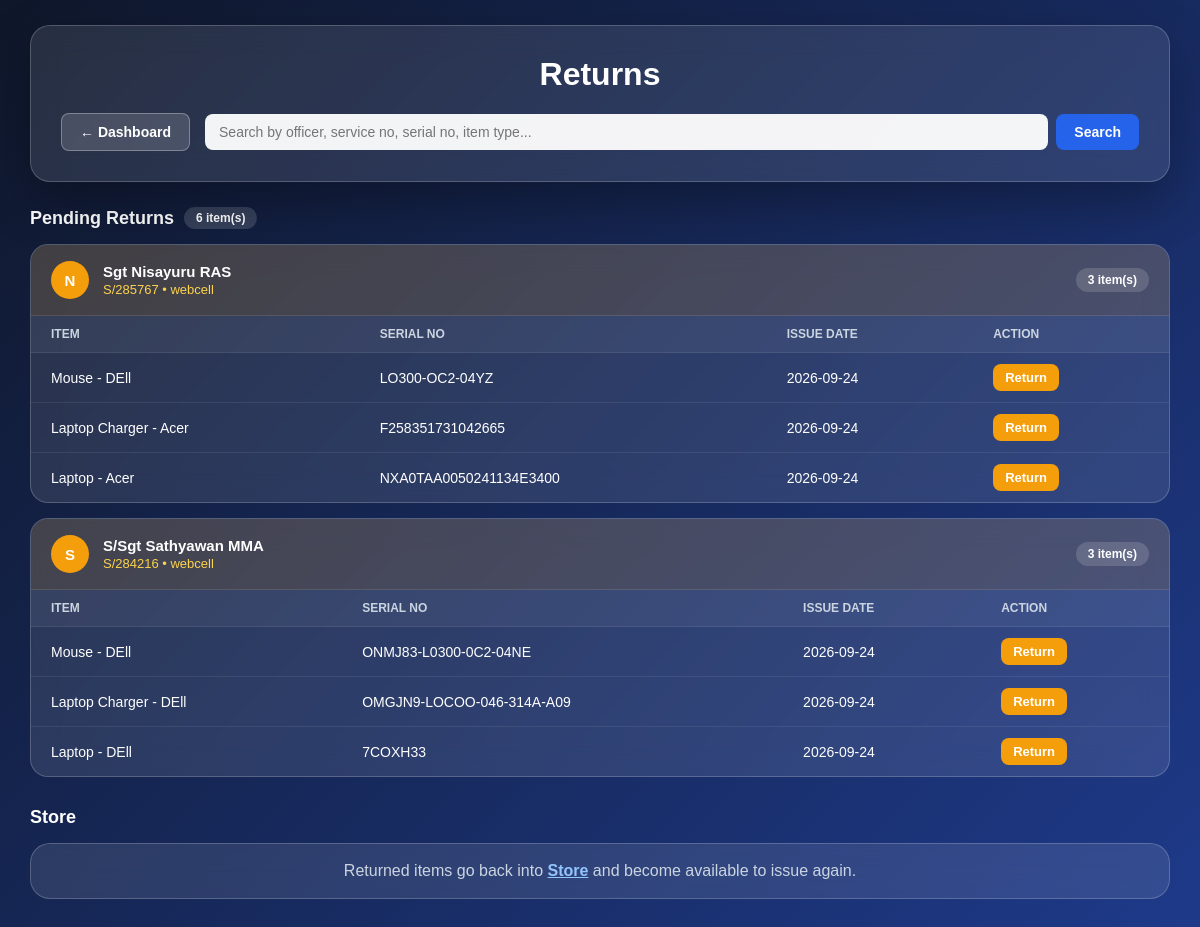
The app's page /returns.php (signed in) with its own data.
### tables this page shows
CREATE TABLE `issues` (
  `id` int(11) NOT NULL,
  `equipment_id` int(11) NOT NULL,
  `officer_id` int(11) NOT NULL,
  `issue_date` date NOT NULL,
  `return_date` date DEFAULT NULL,
  `status` enum('Issued','Returned') NOT NULL DEFAULT 'Issued',
  `notes` varchar(255) DEFAULT NULL,
  `created_at` timestamp NOT NULL DEFAULT current_timestamp()
);

CREATE TABLE `equipment` (
  `id` int(11) NOT NULL,
  `item_name` varchar(100) NOT NULL DEFAULT '',
  `asset_number` varchar(50) NOT NULL,
  `item_type` varchar(50) NOT NULL,
  `brand_model` varchar(100) NOT NULL,
  `status` enum('Available','Issued','Workshop') NOT NULL DEFAULT 'Available',
  `section_division` varchar(100) NOT NULL,
  `date_added` date NOT NULL,
  `created_at` timestamp NOT NULL DEFAULT current_timestamp()
);

### returns.php (the view, shortened to what this page needs)
<?php
require_once "db.php";
$search = trim($_GET['search'] ?? '');
$pendingSql = "SELECT i.*,
                      e.asset_number, e.item_type, e.brand_model,
                      o.service_number, o.rank, o.name AS officer_name, o.section_division
               FROM issues i
               JOIN equipment e ON i.equipment_id = e.id
               JOIN officers o ON i.officer_id = o.id
               WHERE i.status = 'Issued'";
$pendingParams = [];
$pendingSql .= " ORDER BY o.name ASC, i.id DESC";
$stmt = $pdo->prepare($pendingSql);
$stmt->execute($pendingParams);
$pendingRows = $stmt->fetchAll(PDO::FETCH_ASSOC);
$pendingGrouped = [];
foreach ($pendingRows as $r) {
    $oid = $r['officer_id'];
    if (!isset($pendingGrouped[$oid])) {
        $pendingGrouped[$oid] = [
            'officer_name'     => $r['officer_name'],
            'rank'             => $r['rank'],
            'service_number'   => $r['service_number'],
            'section_division' => $r['section_division'],
            'items'            => [],
        ];
    }
    $pendingGrouped[$oid]['items'][] = $r;
}
$totalPending = count($pendingRows);
?>
<!DOCTYPE html>
<html lang="en">
<head>
</head>
<body>
    <div class="container">
        <div class="top-panel">
            <h1>Returns</h1>
            <div class="top-bar">
                <a href="dashboard.php" class="btn btn-back">&larr; Dashboard</a>
                <form class="search-form" method="GET" action="">
                    <input type="text" name="search" placeholder="Search by officer, service no, serial no, item type..." value="<?php echo htmlspecialchars($search); ?>">
                    <button type="submit" class="btn btn-primary">Search</button>
                </form>
            </div>
        </div>
        <div class="section-heading">
            <h2>Pending Returns</h2>
            <span class="count-pill"><?php echo $totalPending; ?> item(s)</span>
        </div>
        <?php if (count($pendingGrouped) === 0): ?>
            <div class="empty">No equipment is currently out for return.</div>
        <?php else: ?>
            <?php foreach ($pendingGrouped as $officer_id => $g): ?>
            <div class="officer-group">
                <div class="officer-header">
                    <div class="officer-avatar"><?php echo strtoupper(substr($g['officer_name'], 0, 1)); ?></div>
                    <div class="officer-header-text">
                        <strong><?php echo htmlspecialchars($g['rank'] . ' ' . $g['officer_name']); ?></strong>
                        <span><?php echo htmlspecialchars($g['service_number'] . ' • ' . $g['section_division']); ?></span>
                    </div>
                    <div class="item-count-pill"><?php echo count($g['items']); ?> item(s)</div>
                </div>
                <table>
                    <thead>
                        <tr>
                            <th>Item</th>
                            <th>Serial No</th>
                            <th>Issue Date</th>
                            <th>Action</th>
                        </tr>
                    </thead>
                    <tbody>
                        <?php foreach ($g['items'] as $r): ?>
                        <tr>
                            <td data-label="Item"><?php echo htmlspecialchars($r['item_type'] . ' - ' . $r['brand_model']); ?></td>
                            <td data-label="Serial No"><?php echo htmlspecialchars($r['asset_number']); ?></td>
                            <td data-label="Issue Date"><?php echo htmlspecialchars($r['issue_date']); ?></td>
                            <td data-label="Action">
                                <a href="return_equipment.php?id=<?php echo $r['id']; ?>&from=returns.php" class="btn btn-return" onclick="return confirm('Mark this item as returned?');">Return</a>
                            </td>
                        </tr>
                        <?php endforeach; ?>
                    </tbody>
                </table>
            </div>
            <?php endforeach; ?>
        <?php endif; ?>
        <div class="section-heading" style="margin-top: 30px;">
            <h2>Store</h2>
        </div>
        <div class="empty" style="padding: 18px;">
            Returned items go back into <a href="store.php" style="color:#93c5fd; font-weight:bold;">Store</a> and become available to issue again.
        </div>
    </div>
</body>
</html>

### returns.php (style rules this page uses)
* { margin: 0; padding: 0; box-sizing: border-box; font-family: Arial, sans-serif; }
body { min-height: 100vh; background: linear-gradient(135deg, #0f172a, #1e3a8a); padding: 25px 30px; }
.container { width: 100%; max-width: none; margin: 0; }
.top-panel { background: rgba(255, 255, 255, 0.1); backdrop-filter: blur(15px); border-radius: 20px; border: 1px solid rgba(255, 255, 255, 0.2); padding: 30px; box-shadow: 0 20px 50px rgba(0, 0, 0, 0.3); margin-bottom: 25px; }
h1 { color: white; margin-bottom: 20px; text-align: center; }
.top-bar { display: flex; justify-content: space-between; align-items: center; gap: 15px; flex-wrap: wrap; }
form.search-form { display: flex; gap: 8px; flex: 1; min-width: 250px; }
input[type="text"] { flex: 1; padding: 10px 14px; border: none; border-radius: 8px; outline: none; background: rgba(255, 255, 255, 0.95); font-size: 14px; }
.btn { padding: 10px 18px; border: none; border-radius: 8px; font-size: 14px; font-weight: bold; cursor: pointer; text-decoration: none; display: inline-block; transition: 0.2s; }
.btn-primary { background: #2563eb; color: white; }
.btn-back { background: rgba(255,255,255,0.15); color: white; border: 1px solid rgba(255,255,255,0.3); white-space: nowrap; }
.btn-return { background: #f59e0b; color: white; padding: 6px 12px; font-size: 13px; }
.section-heading { display: flex; align-items: center; gap: 10px; margin-bottom: 15px; }
.section-heading h2 { color: white; font-size: 18px; }
.count-pill { background: rgba(255,255,255,0.15); color: white; font-size: 12px; font-weight: bold; padding: 4px 12px; border-radius: 20px; }
.officer-group { background: rgba(255, 255, 255, 0.1); backdrop-filter: blur(15px); border-radius: 18px; border: 1px solid rgba(255, 255, 255, 0.2); margin-bottom: 15px; overflow: hidden; }
.officer-header { display: flex; align-items: center; gap: 14px; padding: 16px 20px; background: rgba(245, 158, 11, 0.12); border-bottom: 1px solid rgba(255, 255, 255, 0.1); }
.officer-avatar { width: 38px; height: 38px; border-radius: 50%; background: #f59e0b; color: white; display: flex; align-items: center; justify-content: center; font-weight: bold; font-size: 15px; flex-shrink: 0; }
.officer-header-text strong { color: white; font-size: 15px; display: block; }
.officer-header-text span { color: #fcd34d; font-size: 13px; }
.item-count-pill { margin-left: auto; background: rgba(255,255,255,0.15); color: white; font-size: 12px; font-weight: bold; padding: 5px 12px; border-radius: 20px; white-space: nowrap; }
table { width: 100%; border-collapse: collapse; color: white; }
th, td { padding: 11px 20px; text-align: left; border-bottom: 1px solid rgba(255, 255, 255, 0.08); font-size: 14px; }
th { background: rgba(255, 255, 255, 0.05); font-weight: bold; font-size: 12px; text-transform: uppercase; color: #cbd5e1; }
tbody tr:last-child td { border-bottom: none; }
.empty { color: #cbd5e1; text-align: center; padding: 25px; background: rgba(255, 255, 255, 0.1); backdrop-filter: blur(15px); border-radius: 20px; border: 1px solid rgba(255, 255, 255, 0.2); margin-bottom: 25px; }

### records on screen
issues: equipment.brand_model "Mouse - DEll", equipment.asset_number "LO300-OC2-04YZ", issue_date "2026-09-24"
issues: equipment.brand_model "Laptop Charger - Acer", equipment.asset_number "F258351731042665", issue_date "2026-09-24"
issues: equipment.brand_model "Laptop - Acer", equipment.asset_number "NXA0TAA0050241134E3400", issue_date "2026-09-24"
issues: equipment.brand_model "Mouse - DEll", equipment.asset_number "ONMJ83-L0300-0C2-04NE", issue_date "2026-09-24"
issues: equipment.brand_model "Laptop Charger - DEll", equipment.asset_number "OMGJN9-LOCOO-046-314A-A09", issue_date "2026-09-24"
issues: equipment.brand_model "Laptop - DEll", equipment.asset_number "7COXH33", issue_date "2026-09-24"

### other values on screen
$totalPending "6"
substr($g['officer_name'], 0, 1) "N"
$g['rank'] . ' ' . $g['officer_name'] "Sgt Nisayuru RAS"
$g['service_number'] . ' • ' . $g['section_division'] "S/285767 • webcell"
count($g['items']) "3"
substr($g['officer_name'], 0, 1) "S"
$g['rank'] . ' ' . $g['officer_name'] "S/Sgt Sathyawan MMA"
$g['service_number'] . ' • ' . $g['section_division'] "S/284216 • webcell"
